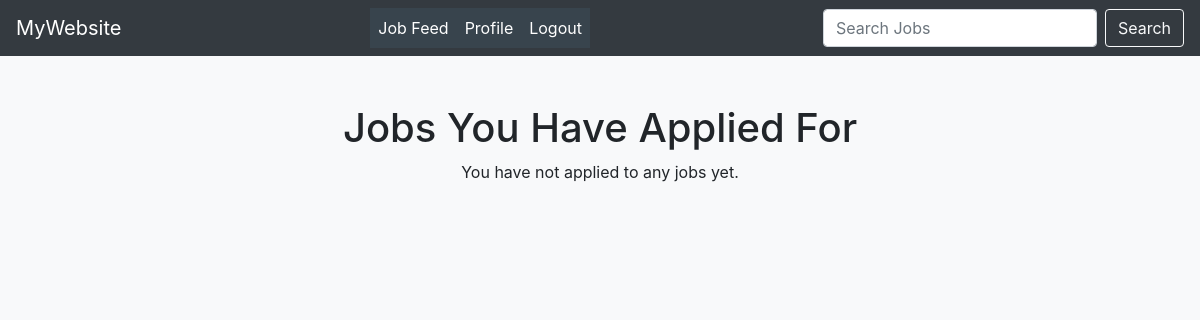
Page /profile/applied-jobs/ (signed in) on the earlier database version.
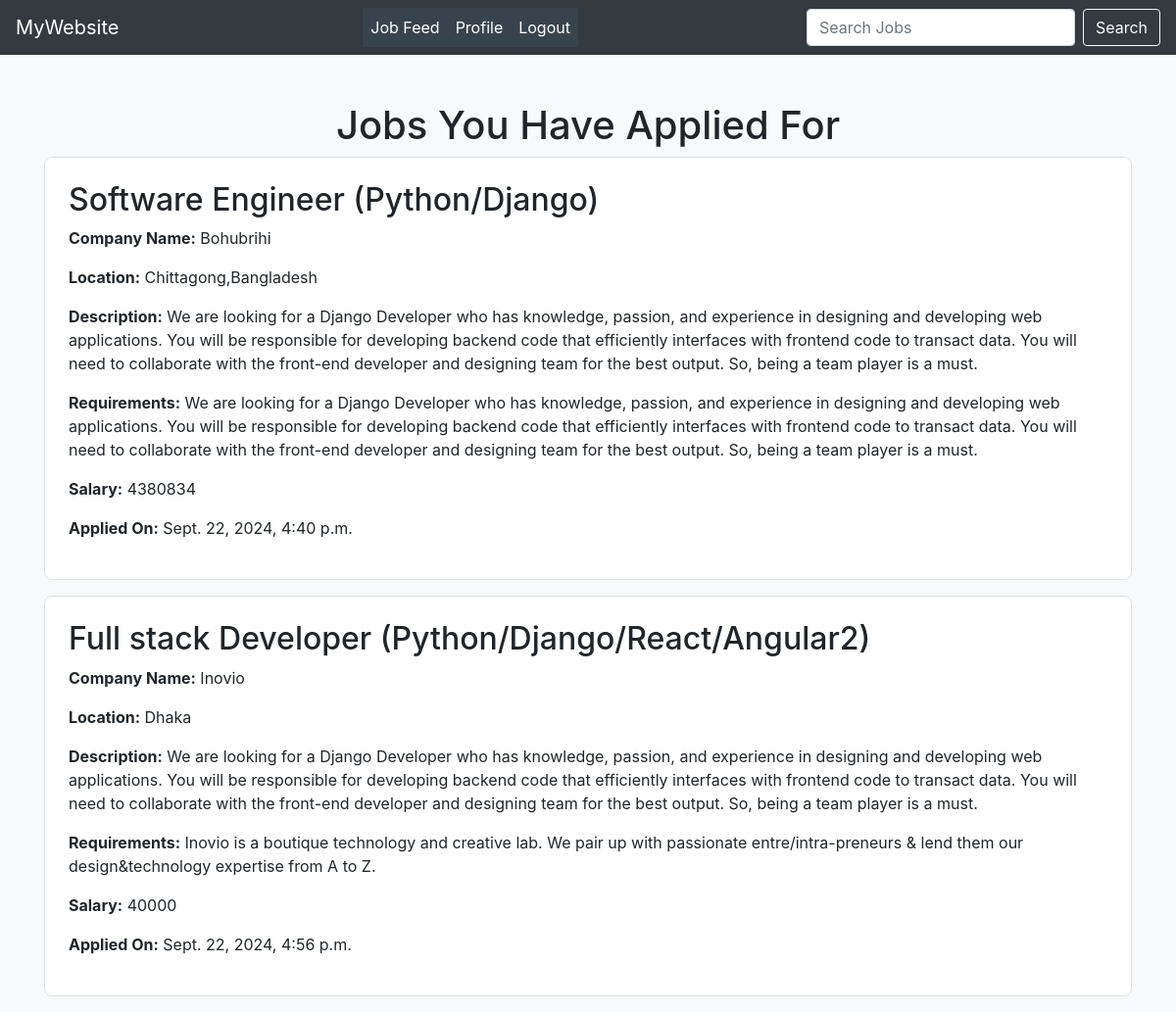
Same page on the later database version.
### myApp/models.py (models this page shows, shortened)
class JobApplication(models.Model):
    job = models.ForeignKey(AddJobModel, on_delete=models.CASCADE)
    user = models.ForeignKey(CustomUser, on_delete=models.CASCADE)
    resume = models.FileField(upload_to='resumes/')
    cover_letter = models.TextField()
    applied_on = models.DateTimeField(auto_now_add=True)

class AddJobModel(models.Model):
    user = models.ForeignKey(CustomUser, on_delete=models.CASCADE)  # Job created by which user
    job_title = models.CharField(max_length=255,null=True)
    company_name = models.CharField(max_length=255,null=True)
    location = models.CharField(max_length=255,null=True)
    description = models.TextField(null=True)
    requirements = models.TextField(null=True)
    salary = models.CharField(max_length=255,null=True)
    posted_on = models.DateField(default=timezone.now,null=True)
    updated_on = models.DateField(auto_now=True,null=True)

### myProject/views.py (the view)
# urls.py: path('profile/applied-jobs/', applied_jobs_list, name='applied_jobs_list'),
def applied_jobs_list(request):
    applied_jobs = JobApplication.objects.filter(user=request.user)  # Fetch all jobs applied by the current user
    return render(request, 'applied_jobs_list.html', {'applied_jobs': applied_jobs})

### Template/applied_jobs_list.html (shortened to what this page needs)
{% extends 'base.html' %}
{% block body %}
<!DOCTYPE html>
<html lang="en">
<head>
    <link href="https://stackpath.bootstrapcdn.com/bootstrap/4.5.2/css/bootstrap.min.css" rel="stylesheet">
</head>
<body>
    <div class="container mt-5">
        <h1 class="text-center">Jobs You Have Applied For</h1>
        {% if applied_jobs %}
            <div class="row">
                {% for application in applied_jobs %}
                    <div class="col-md-12">
                        <div class="job-listing">
                            <h2>{{ application.job.job_title }}</h2>
                            <p><strong>Company Name:</strong> {{ application.job.company_name }}</p>
                            <p><strong>Location:</strong> {{ application.job.location }}</p>
                            <p><strong>Description:</strong> {{ application.job.description }}</p>
                            <p><strong>Requirements:</strong> {{ application.job.requirements }}</p>
                            <p><strong>Salary:</strong> {{ application.job.salary }}</p>
                            <p><strong>Applied On:</strong> {{ application.applied_on }}</p>
                        </div>
                    </div>
                {% endfor %}
            </div>
        {% else %}
            <p class="text-center">You have not applied to any jobs yet.</p>
        {% endif %}
    </div>
</body>
</html>
{% endblock body %}

Differences in the rows shown:
added JobApplication: job.job_title "Software Engineer (Python/Django)", job.company_name "Bohubrihi", job.location "Chittagong,Bangladesh", job.description "We are looking for a Django Developer who has knowledge, passion, and experience in designing and developing web applications. You will be responsible for developing backend code that efficiently interfaces with frontend code to transact data. You will need to collaborate with the front-end developer and designing team for the best output. So, being a team player is a must.", job.requirements "We are looking for a Django Developer who has knowledge, passion, and experience in designing and developing web applications. You will be responsible for developing backend code that efficiently interfaces with frontend code to transact data. You will need to collaborate with the front-end developer and designing team for the best output. So, being a team player is a must.", job.salary "4380834", applied_on "Sept. 22, 2024, 4:40 p.m."
added JobApplication: job.job_title "Full stack Developer (Python/Django/React/Angular2)", job.company_name "Inovio", job.location "Dhaka", job.description "We are looking for a Django Developer who has knowledge, passion, and experience in designing and developing web applications. You will be responsible for developing backend code that efficiently interfaces with frontend code to transact data. You will need to collaborate with the front-end developer and designing team for the best output. So, being a team player is a must.", job.requirements "Inovio is a boutique technology and creative lab. We pair up with passionate entre/intra-preneurs & lend them our design&technology expertise from A to Z.", job.salary "40000", applied_on "Sept. 22, 2024, 4:56 p.m."
Other differences:
text no longer shown: "You have not applied to any jobs yet."
